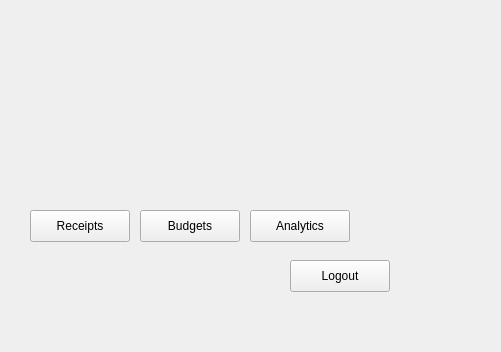
<?xml version="1.0" encoding="UTF-8"?>
<ui version="4.0">
 <class>DashboardPage</class>
 <widget class="QWidget" name="DashboardPage">
  <property name="geometry">
   <rect>
    <x>0</x>
    <y>0</y>
    <width>501</width>
    <height>352</height>
   </rect>
  </property>
  <property name="maximumSize">
   <size>
    <width>501</width>
    <height>352</height>
   </size>
  </property>
  <property name="windowTitle">
   <string>Form</string>
  </property>
  <widget class="QPushButton" name="viewReceiptsButton">
   <property name="geometry">
    <rect>
     <x>30</x>
     <y>210</y>
     <width>100</width>
     <height>32</height>
    </rect>
   </property>
   <property name="text">
    <string>Receipts</string>
   </property>
  </widget>
  <widget class="QPushButton" name="viewAnalyticsButton">
   <property name="geometry">
    <rect>
     <x>250</x>
     <y>210</y>
     <width>100</width>
     <height>32</height>
    </rect>
   </property>
   <property name="text">
    <string>Analytics</string>
   </property>
  </widget>
  <widget class="QPushButton" name="viewBudgetsButton">
   <property name="geometry">
    <rect>
     <x>140</x>
     <y>210</y>
     <width>100</width>
     <height>32</height>
    </rect>
   </property>
   <property name="text">
    <string>Budgets</string>
   </property>
  </widget>
  <widget class="QPushButton" name="logoutButton">
   <property name="geometry">
    <rect>
     <x>290</x>
     <y>260</y>
     <width>100</width>
     <height>32</height>
    </rect>
   </property>
   <property name="text">
    <string>Logout</string>
   </property>
  </widget>
 </widget>
 <resources/>
 <connections/>
</ui>
